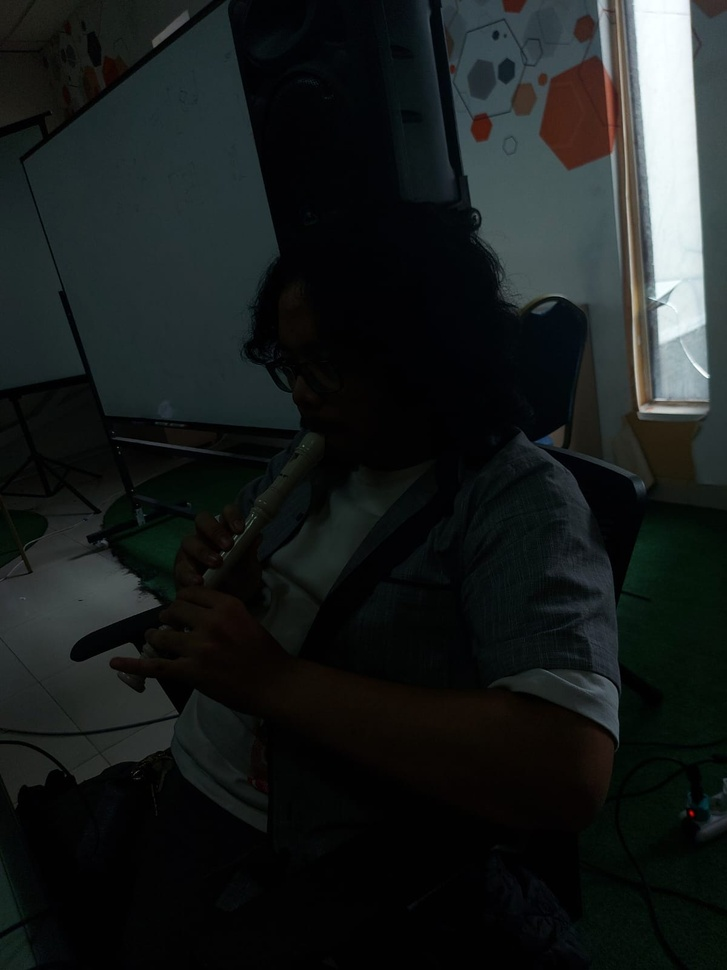
#> input picture CVL_Assignment01/dark_matthew.jpeg, 727 x 970 px, shrunk from 1200 x 1600 before the run, found by its file name
$ jupyter execute CVL_Assignment01.ipynb
#> lines starting #> are read from the running program, lines starting #| are printed output that depends on the picture
# CVL Assignment 1

```
Name          : Shadiq Arif Aryasatya
NIM           : 24/536702/PA/22763
Class         : CS
Subject       : Computer Vision and Image Analysis
```

For this assignment, I have chosen to use the Histogram Equalization method to enhance an image that is too dark. To begin, we load in the image, set it properly, and list all the pixels that make it.

[cell 1]
import matplotlib.pyplot as plt
from PIL import Image

img = Image.open('dark_matthew.jpeg').convert('L')
width, height = img.size
#> width = 727; height = 970
pixels = list(img.getdata())
#> pixels = 705190 items

Next, we build the histogram by creating a list of zeros to represent the intensity values between 0 and 255.

[cell 2]
hist = [0] * 256
for p in pixels:
    hist[p] += 1
#> this loop made 705190 passes
#> p on passes 1 to 3: 30, 30, 29
#> after the loop, hist = 256 values, max 65665 at index 2, min 0 at index 254, mean 2754.6

After that, we calculate the Cumulative Distribution Function (CDF), which tells us the rank of each intensity.

[cell 3]
cdf = [0] * 256
cumulative_sum = 0
for i in range(256):
    cumulative_sum += hist[i]
    cdf[i] = cumulative_sum
#> this loop made 256 passes
#> cumulative_sum on passes 1 to 3: 2159, 61431, 127096
#> after the loop, cdf = 256 values from 2159 to 705190; cumulative_sum = 705190

The next step is to create a Look-Up Table (LUT), which maps the intensity of the old histogram to one that's equalized. This is done by using two formulas. The first is a Probability Mass Function (PMF), which is the probability of a random pixel in the image having a specific intensity rk.

```
Pr(rk) = nk/MN

nk = number of pixels with an intensity of rk
MN = total number of pixels in the image (length x width)
```
The second formula is a transformation maps an input pixel r to an output pixel s.

```
sk = T(rk) = (L - 1) sigma^k_(j = 0) Pr(rj)

sk = new pixel value
L - 1 = maximum intensity level
sigma^k_(j = 0) Pr(rj) = The CDF, which sums the probabilities of all intensities from 0 up to the current intensity k
```

[cell 4]
min_cdf = min([c for c in cdf if c > 0])
#> min_cdf = 2159
total_pixels = width * height
#> total_pixels = 705190
lut = [0] * 256

for i in range(256):
    val = (cdf[i] - min_cdf) / (total_pixels - min_cdf)
    lut[i] = int(val * 255)
#> this loop made 256 passes
#> val on passes 1 to 3: 0, 0.0843, 0.178
#> after the loop, lut = 256 values from 0 to 255

After that, the pixels with new intensities are listed and the image is reconstructed to be visualized.

[cell 5]
new_pixels = [lut[p] for p in pixels]
#> new_pixels = 705190 items

en_img = Image.new('L', (width, height))
#> en_img: PIL image 727x970 L; every value is 0
en_img.putdata(new_pixels)
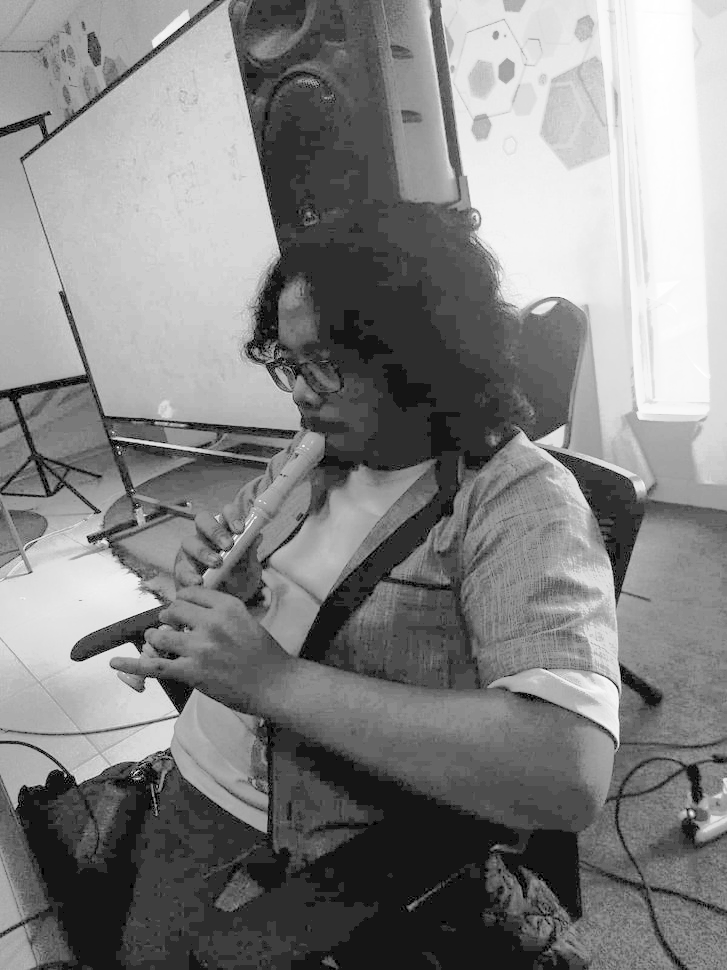
#> en_img: PIL image 727x970 L; min 0, max 255, mean 131

Finally, the last step is to visualize the enhanced image along with the histrogram.

[cell 6]
fig, axs = plt.subplots(2, 2, figsize=(12, 8))

axs[0, 0].imshow(img, cmap='gray')
axs[0, 0].set_title("Original")
axs[0, 1].imshow(en_img, cmap='gray')
axs[0, 1].set_title("Enchanced")

axs[1, 0].bar(range(256), hist, color='black', width=1)
axs[1, 0].set_title("Original Histogram")
axs[1, 1].bar(range(256), [new_pixels.count(i) for i in range(256)], color='black', width=1)
axs[1, 1].set_title("Equalized Histogram")

plt.tight_layout()
plt.show()
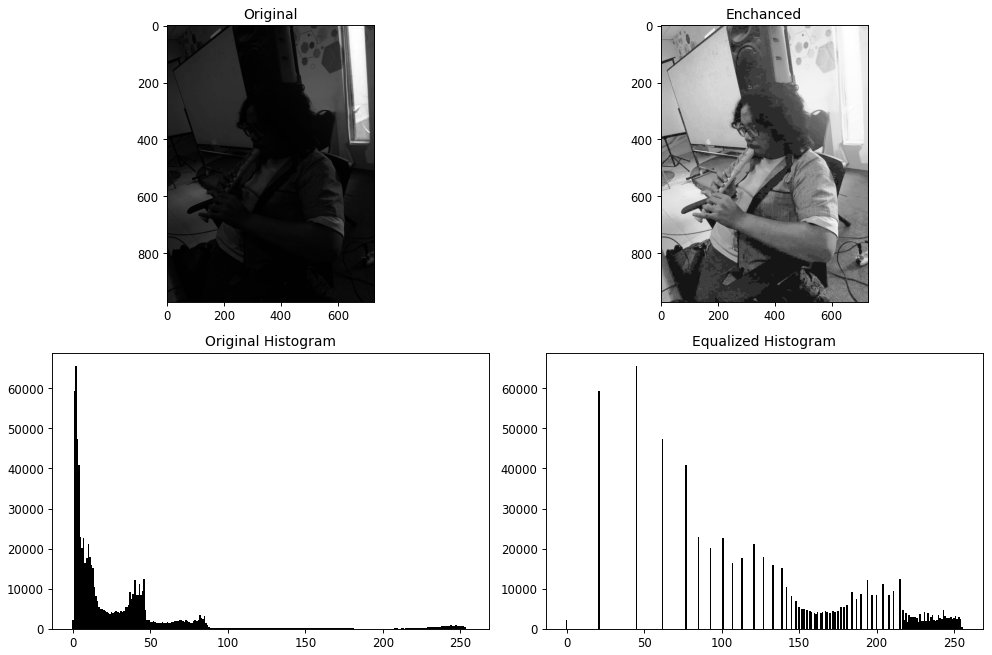
#> figure drawn by matplotlib, 4 panels; panel 3: tallest bar 65665 high, from x = 1.5 to 2.5; panel 4: tallest bar 65665 high, from x = 44.5 to 45.5
